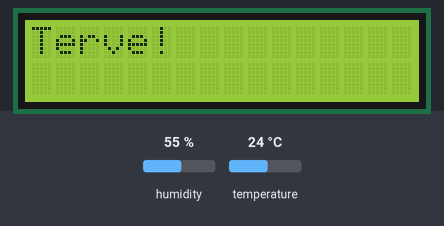
A sketch run on a simulated Arduino Uno, built with avr-gcc and run on an emulated ATmega328P. On the bench: 16×2 character LCD. The test bench sets the inputs (shaded band); at power-on: humidity 55 %, temperature 24 °C. The modem accepts every AT command (registered, SIM ready, sends succeed) and sends nothing else.

Above: at 8.2 s.
8.3 s: humidity set to 22 %
At 20.3 s:
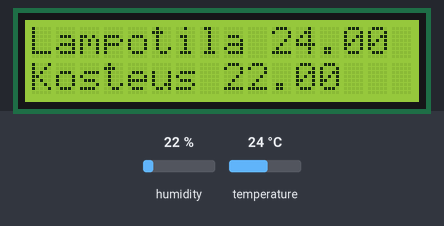
Timing chart, 0 to 21.8 s (numbered marks = the images above; inputs shaded):
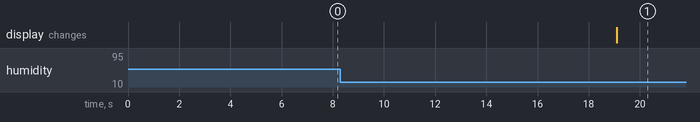

The sketch:

esp_lampo_naytto.ino
```cpp
#include "DHT.h"
#define DHTPIN 8     //digital pin
#define DHTTYPE DHT22
DHT dht(DHTPIN, DHTTYPE);

//#include <Wire.h>

#include <LiquidCrystal.h> //näyttöpaneeli
LiquidCrystal lcd(12, 11, 5, 4, 3, 2); //paneelin alustus


#include <SoftwareSerial.h> //Software Serial is needed to interface with ESP8266 because the hardware serial
//is being used for monitoring Serial line with computer during trouble shooting.
#define ESP8266_rxPin 6
#define ESP8266_txPin 7
SoftwareSerial ESP8266(ESP8266_rxPin, ESP8266_txPin);// rx tx


#define IP "184.106.153.149" // thingspeak.com IP address; see their website for more detail
String GET = "GET https://api.thingspeak.com/update?api_key=**********&field"; // you channel will have unique code https://api.thingspeak.com
//String GET = "http://api.thingspeak.com/update?api_key=QR2S4RDZ4R2WA0QV&field"; // you channel will have unique code https://api.thingspeak.com
String field1="1=";
String field2="2=";


float t_=0.0,h_=0.0;

void setup() {
  // put your setup code here, to run once:
  lcd.begin (16,2);
  lcd.print("Terve!");
  //Serial.begin(9600); // this is to start serial monitoring with your Arduino IDE Serial monitor.
  ESP8266.begin(9600); // this is to start serial communication with the ESP via Software Serial.
  ESP8266.println("AT+RST"); // this resets the ESP8266.
  //Serial.println("AT+RST"); // this is just echoing the command to your serial monitor so you can
  // follow what is going on - this is not really needed.
  // through out the code below I echo almost everything to the Serial monitor which you
  // you don't have to do and can eliminate from the code.

  delay(2000);
  dht.begin();

  ESP8266.println("AT");
  //Serial.println("AT");

  delay(5000);
  if(ESP8266.find("OK")){
      //Serial.println("OK");

      //Serial.println("Connected");
  }
}

void loop() {
  delay(12000);
  //sensors_event_t event;
  //bmp.getEvent(&event);
  char buffer[16];
  //Serial.println("in the main loop");
  // Reading temperature or humidity takes about 250 milliseconds!
  // Sensor readings may also be up to 2 seconds 'old' (its a very slow sensor)
  float h = dht.readHumidity();
  // Read temperature as Celsius
  //float t = dht.readTemperature();
  // Read temperature as Fahrenheit
  float t = dht.readTemperature();

  lcd.setCursor(0,0);
  lcd.print("Lampotila ");
  lcd.print(t);
  lcd.setCursor(0,1);
  lcd.print("Kosteus ");
  lcd.print(h);
  /*
  Serial.print("Humidity: ");
  Serial.print(h);
  Serial.print(" %\t");
  Serial.print("Temperature: ");
  Serial.print(t);
  Serial.println(" *C ");
  */

  String temp=dtostrf(t,4,1,buffer);
  //Serial.println(temp);
  update(temp,field1,"t_");

  delay(12000);
  String humidity=dtostrf(h,4,1,buffer);
  //Serial.println(humidity);
  update(humidity,field2,"h_");


  delay(10000);
  //Serial.println("loop-de-loop");
}

void update(String value, String field, String previous_value_var){

  //Serial.println("in the update loop");
  ESP8266.println("AT+RST"); // it seems that mine works better if I reset it everytime before I do CIPSTART
  //Serial.println("AT+RST");
  delay(15000);
  //ESP8266.println("AT+CWMODE=1");
  //delay(500);
  //ESP8266.println("+++");
  //delay(200);
  String cmd = "AT+CIPSTART=\"TCP\",\""; //standard code. see https://github.com/espressif/esp8266_at/wiki //
  cmd += IP; // += is concatenating the previous cmd string with the content of IP
  cmd += "\",80"; // same thing here it just keep adding stuff to the cmd string content

  ESP8266.println(cmd);//type in the string in cmd into the ESP8266
  //Serial.println(cmd);
  delay(5000);
  if(ESP8266.find("OK"))
    //Serial.println("Yhteys saatu");
  if(ESP8266.find("Error")){
    //Serial.println("AT+CIPSTART Error");
    return;
  }
  cmd = GET;
  cmd += field;
  cmd += value;
  cmd += "\r\n\r\n"; // it seems that this part is important, to input enough \r\n, mine does not work if I only have one pair.
  //Serial.print("AT+CIPSEND=78\r\n");
  //Serial.println(cmd.length());
  //Serial.println(cmd);
  ESP8266.print("AT+CIPSEND=78\n");
  //ESP8266.println(cmd.length());

  delay(3000);

  if(ESP8266.find(">")){ // if ESP8266 return the > prompt back from the CIPSEND command, you are set, if not something is wrong
    cmd += "\r\n";
    ESP8266.print(cmd); //type in the GET command string and done
    //Serial.print(">");
    //Serial.println(cmd);
    previous_value_var=value;
  }
  else
  {
   //Serial.println("AT+CIPCLOSE"); //this command somehow does not work and always return errors so I just comment it out
   ESP8266.print(cmd); //type in the GET command string and done
   //Serial.println("AT+CIPSEND error");
  }

}
```

Measured:
- after the input at 8.3 s, the display: changes after 10.8 s (image 1)
